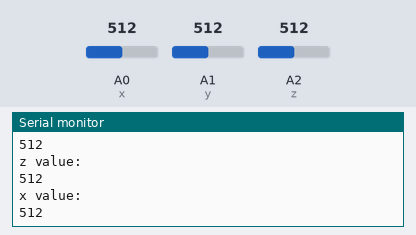
This sketch was run on a simulated Arduino Uno, built with avr-gcc and run on an emulated ATmega328P. On the bench: the last lines printed to the serial monitor. Inputs (shaded band) come from the test bench; at power-on: A0 (x) = 512, A1 (y) = 512, A2 (z) = 512.

Above: at 3.8 s.
3.9 s: A0 (x) set to 716
At 4.4 s:
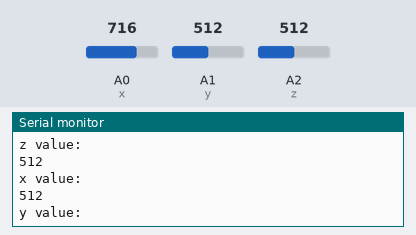
7.8 s: A1 (y) set to 306
At 8.8 s:
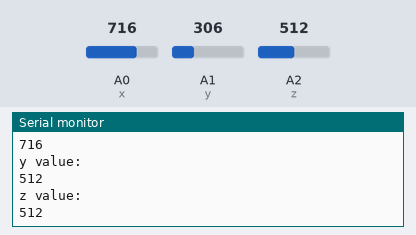
11.7 s: A2 (z) set to 900
At 12.8 s:
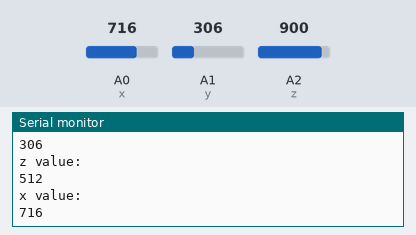
15.6 s: A2 (z) set to 1023
At 16.8 s:
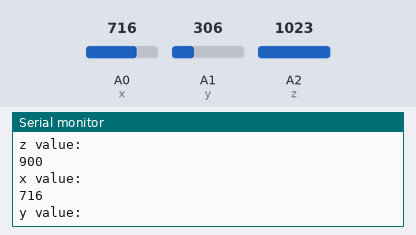
19.5 s: A1 (y) set to 122
At 20.8 s:
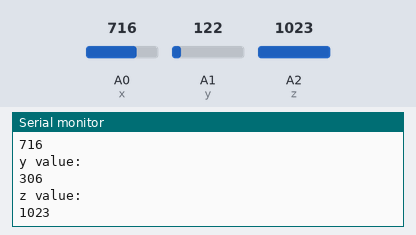
23.4 s: A0 (x) set to 511
At 24.8 s:
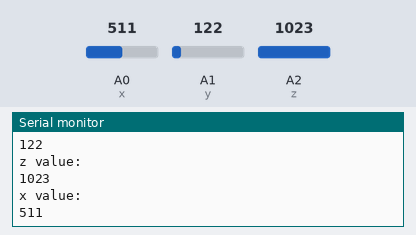
Timing chart, 0 to 26.4 s (numbered marks = the images above; inputs shaded):
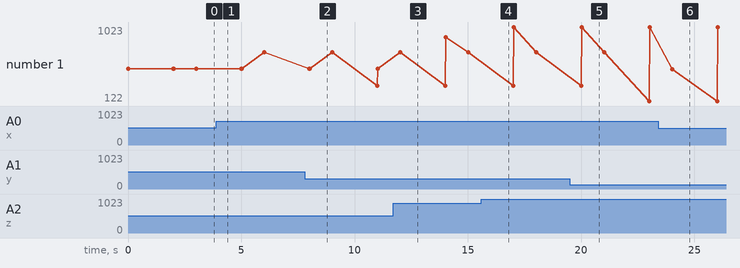

Measured:
- after the input at 23.4 s, the serial monitor: prints a new line after 0.62 s (image 6)
- plotted number 1: 512 → 716 after the input at 3.9 s, 1023 → 511 after the input at 23.4 s

The sketch:

ADXL335_xyz_sensor.ino
```cpp
#define x A0
#define y A1
#define z A2

void setup() {
  // put your setup code here, to run once:
Serial.begin(9600);
pinMode(x, INPUT);
pinMode(y, INPUT);
pinMode(z, INPUT);
}

void loop() {
  // put your main code here, to run repeatedly:
int xvalue = analogRead(x);
Serial.println("x value: ");
Serial.println(xvalue);
delay(1000);
int yvalue = analogRead(y);
Serial.println("y value: ");
delay(1000);
Serial.println(yvalue);
int zvalue = analogRead(z);
Serial.println("z value: ");
Serial.println(zvalue);
delay(1000);
}
```
